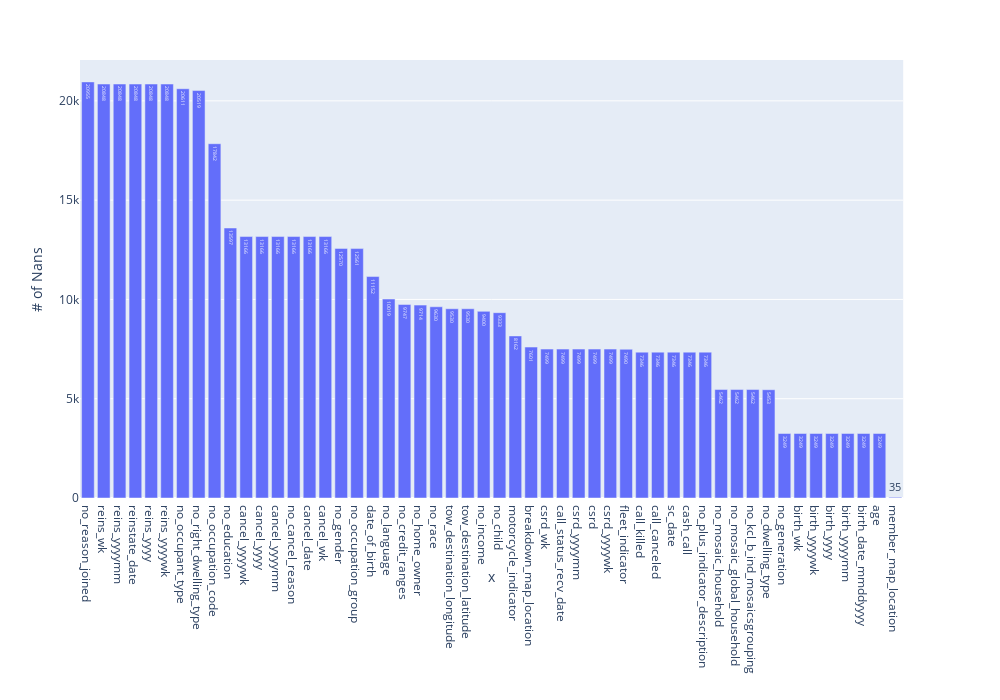

The notebook cell saved with this chart:
### Code cell
# Verify nulls
length = df.shape[0]
df_nulls = df.isnull().sum()
df_nulls = df_nulls[df_nulls.values > 0]
df_nulls.sort_values(ascending=False, inplace=True)
fig = px.bar(df_nulls, x=df_nulls.index, y=df_nulls.values, labels={'y':'# of Nans'},
             height=700,width=1000,text=df_nulls.values)
fig.show()

### Figure 1 — Plotly figure (JSON) as saved in the notebook; plotly's stock layout.template omitted (floating-point values rounded to 4 significant figures)
{"data": [{"alignmentgroup": "True", "hoverlabel": {"namelength": 0}, "hovertemplate": "x=%{x}<br># of Nans=%{y}<br>text=%{text}", "legendgroup": "", "marker": {"color": "#636efa"}, "name": "", "offsetgroup": "", "orientation": "v", "showlegend": false, "text": [20955, 20848, 20848, 20848, 20848, 20848, 20611, 20519, 17842, 13597, 13166, 13166, 13166, 13166, 13166, 13166, 12570, 12561, 11152, 10019, 9747, 9714, 9630, 9530, 9530, 9400, 9333, 8162, 7601, 7499, 7499, 7499, 7499, 7499, 7490, 7346, 7346, 7346, 7346, 7346, 5462, 5462, 5462, 5453, 3249, 3249, 3249, 3249, 3249, 3249, 3249, 35], "textposition": "auto", "type": "bar", "x": ["no_reason_joined", "reins_wk", "reins_yyyymm", "reinstate_date", "reins_yyyy", "reins_yyyywk", "no_occupant_type", "no_right_dwelling_type", "no_occupation_code", "no_education", "cancel_yyyywk", "cancel_yyyy", "cancel_yyyymm", "no_cancel_reason", "cancel_date", "cancel_wk", "no_gender", "no_occupation_group", "date_of_birth", "no_language", "no_credit_ranges", "no_home_owner", "no_race", "tow_destination_longitude", "tow_destination_latitude", "no_income", "no_child", "motorcycle_indicator", "breakdown_map_location", "csrd_wk", "call_status_recv_date", "csrd_yyyymm", "csrd", "csrd_yyyywk", "fleet_indicator", "call_killed", "call_canceled", "sc_date", "cash_call", "no_plus_indicator_description", "no_mosaic_household", "no_mosaic_global_household", "no_kcl_b_ind_mosaicsgrouping", "no_dwelling_type", "no_generation", "birth_wk", "birth_yyyywk", "birth_yyyy", "birth_yyyymm", "birth_date_mmddyyyy", "age", "member_map_location"], "xaxis": "x", "y": [20955, 20848, 20848, 20848, 20848, 20848, 20611, 20519, 17842, 13597, 13166, 13166, 13166, 13166, 13166, 13166, 12570, 12561, 11152, 10019, 9747, 9714, 9630, 9530, 9530, 9400, 9333, 8162, 7601, 7499, 7499, 7499, 7499, 7499, 7490, 7346, 7346, 7346, 7346, 7346, 5462, 5462, 5462, 5453, 3249, 3249, 3249, 3249, 3249, 3249, 3249, 35], "yaxis": "y"}], "layout": {"barmode": "relative", "height": 700, "legend": {"tracegroupgap": 0}, "margin": {"t": 60}, "width": 1000, "xaxis": {"anchor": "y", "domain": [0, 0.98], "title": {"text": "x"}}, "yaxis": {"anchor": "x", "domain": [0, 1], "title": {"text": "# of Nans"}}}}
